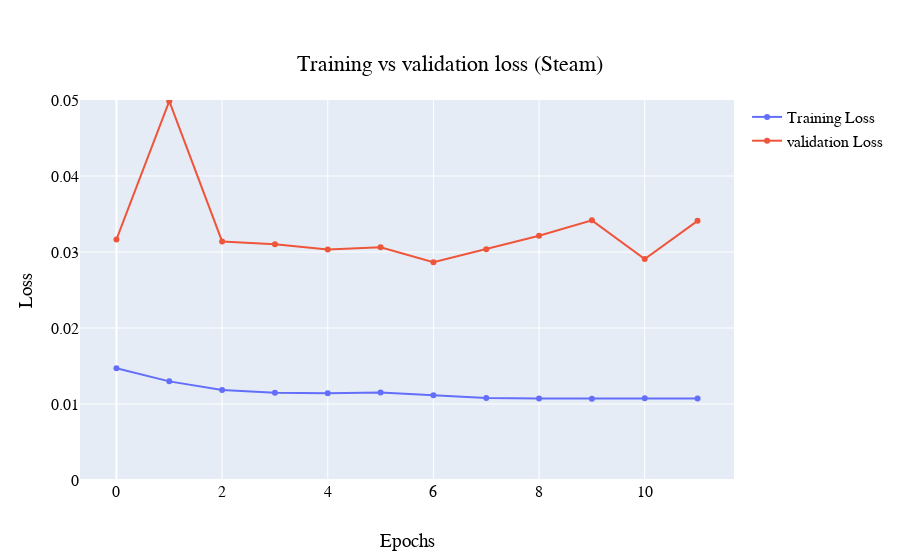

The notebook cell saved with this chart:
### Code cell
vis.plot_train_vs_val_loss(history=steam_dropout_history, a='Steam')

### Figure 1 — Plotly figure (JSON) as saved in the notebook; plotly's stock layout.template omitted (floating-point values rounded to 4 significant figures)
{"data": [{"name": "Training Loss", "type": "scatter", "y": [0.01472, 0.01298, 0.01183, 0.01147, 0.01142, 0.01153, 0.01115, 0.01078, 0.01071, 0.0107, 0.01075, 0.01073]}, {"name": "validation Loss", "type": "scatter", "y": [0.03166, 0.04984, 0.03139, 0.03104, 0.03034, 0.03062, 0.02864, 0.03036, 0.03214, 0.03416, 0.02907, 0.0341]}], "layout": {"autosize": true, "font": {"color": "black", "family": "Courier New, monospace", "size": 16}, "title": {"text": "Training vs validation loss (Steam)", "x": 0.5, "xanchor": "center", "y": 0.9, "yanchor": "top"}, "xaxis": {"autorange": true, "range": [-0.6542, 11.65], "title": {"text": "Epochs"}}, "yaxis": {"autorange": false, "range": [0, 0.05], "title": {"text": "Loss"}, "type": "linear"}}}
